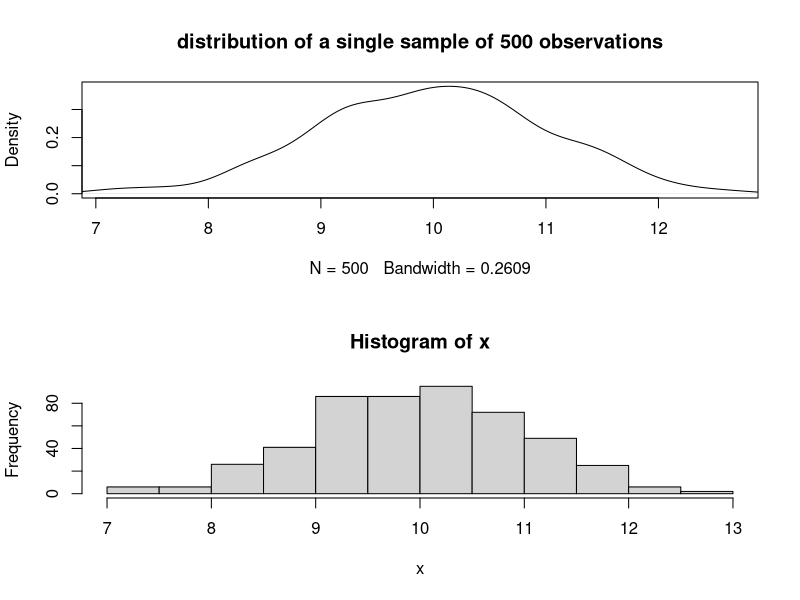
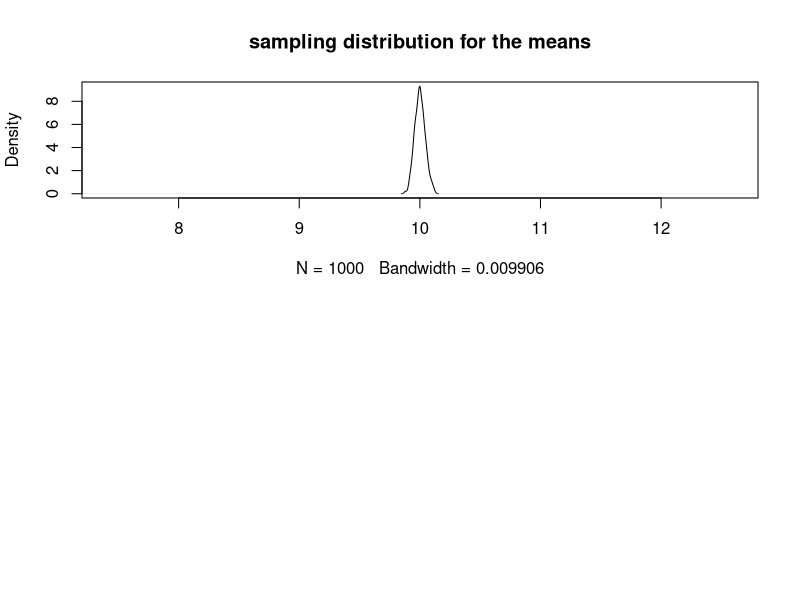

Source code (R) for these figures, in order:
# The concept behind the standard error (using the standard error of the mean as an example)
# Revised Sept 2 2014


# making it clear what the standard error is, and where it comes from!

# The standard error of a statistic is really about providing information about what would happen if you repeatedly sampled from a population and calculated your sample statistic or estimator. It helps relate the quantities you compute from your sample and how they can be used as estimates of the population parameters of interest. 

n <- 500

x <- rnorm(n = n, mean = 10,sd = 1) # produces a random sample of n observations from a normally distributed variable with mean=10 and sd=1


par(mfrow=c(2,1))
plot(density(x), xlim=c(min(x),max(x)), main="distribution of a single sample of 500 observations") # Quick look at the distribution of the data
hist(x)
# we can look at some basic moments of the distribution (mean and standard deviation = sqrt(variance))
mean(x)
sd(x)

# We can also calculate the standard error of the mean.


sd(x)/sqrt(n) # estimate of Standard error of the mean. But what does this mean.


# x is just a single sample (which has n=500 observations in it). We can estimate the mean (and sd), but we may not know how good an estimate it is. How might we determine this?
# An alternative way of stating the same question might be " If we were to repeat the sampling process, and generate another sample of 500 observations from the same population, how similar would the estimated mean for the second sample be to the first sample? If we repeated this sampling process over and over again, how variable would the estimated means be?"

# THis is exactly what the standard error is all about, a way to quantify the uncertainty in our estimates. 
# It is fundamentally a statement about what we would expect to see if we repeated the sampling process a very large number of times. If we were able to do so (like we can do for these simulations), then we can examine this (sampling) distribution, and ask how variable our estimates are (by calculating the standard deviation from the sampling distribution )


x <- rnorm(n = 500, mean = 10,sd = 1) # produces a random sample of 500 observations from a normally distributed variable with 

# Below is a little function that calculates the mean random sample of n observations from a normally distributed variable with mean=10 and sd=1
Dist1 <- function(n, mean=10, sd=1){
  x <- rnorm(n=n, mean=mean, sd=sd)
  y <- mean(x) # Computes the mean of our randomly generated values.
  y}
 

sample.means <- replicate(1000, Dist1(n=500)) # This replicates the function 1000 times. i.e. it repeatedly samples 500 individuals from a population and estimates the mean for 1000 samples.

plot(density(sample.means), xlim=c(min(x),max(x)), 
    main="sampling distribution for the means") 
    # histogram of means from the repeated samples

# What do you notice about the differences in the variation between these distributions? What is the same?


# Now let's compare the standard deviation from this
sd(sample.means) # similar to the SEM, via repeated sampling.
sd(x)/sqrt(500)

 
# Thus the Standard error of the mean is an estimate of the precision of the mean based on what would hypothetically happen if we sampled a large number of times from the same population, and repeatedely estimated the mean. IF we did this and estimated the standard deviation among the sample means, this would be our standard error of the mean (SEM)
